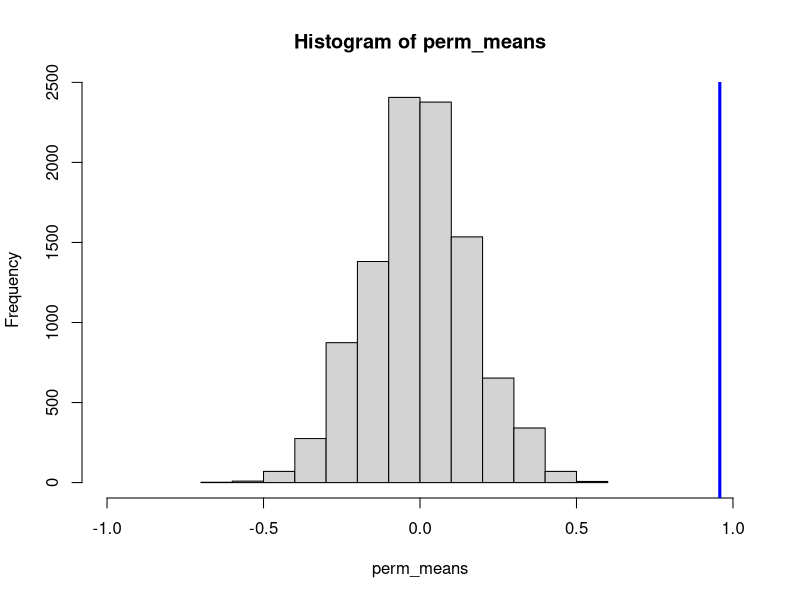
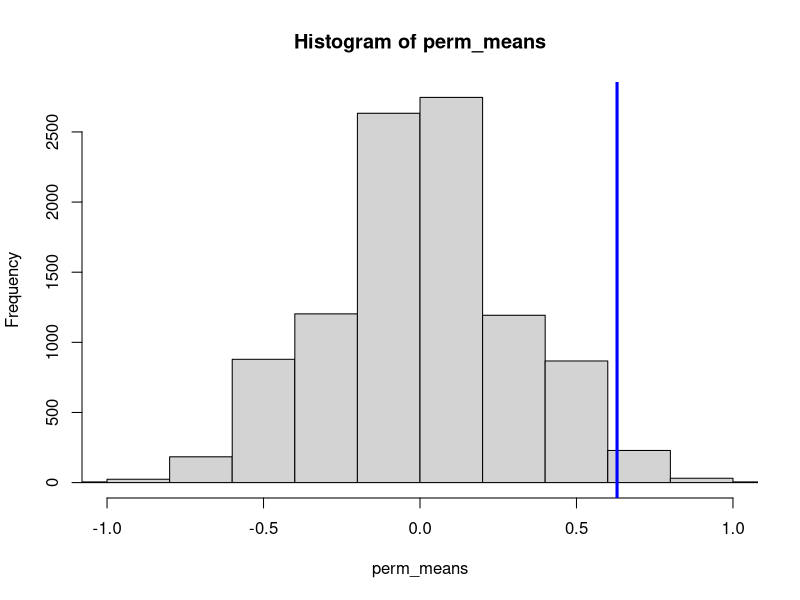
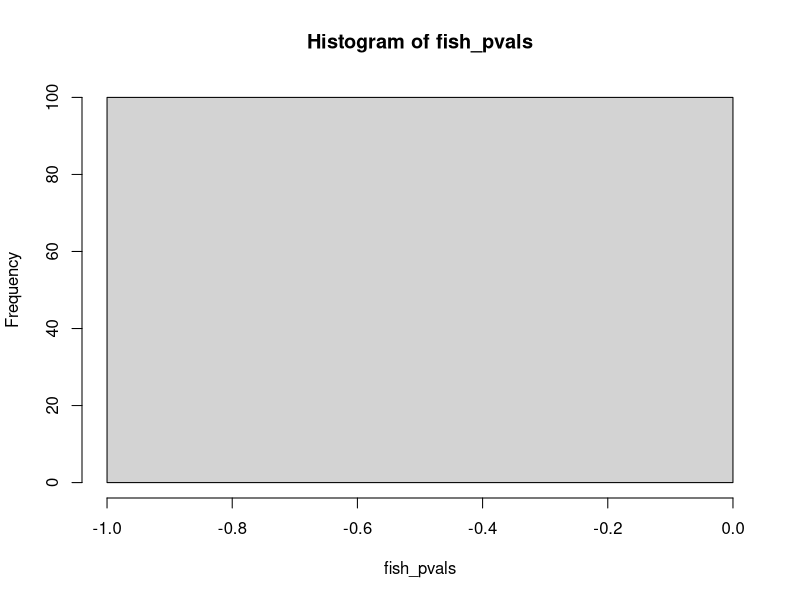
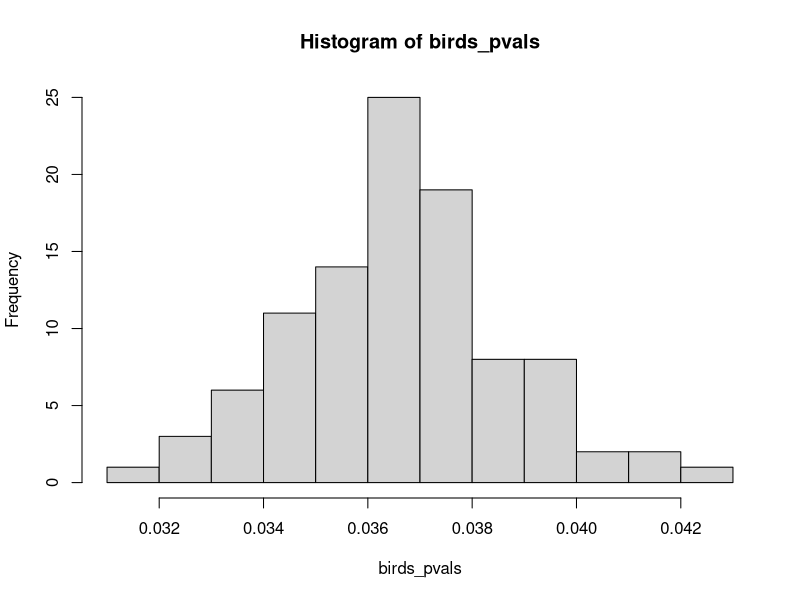
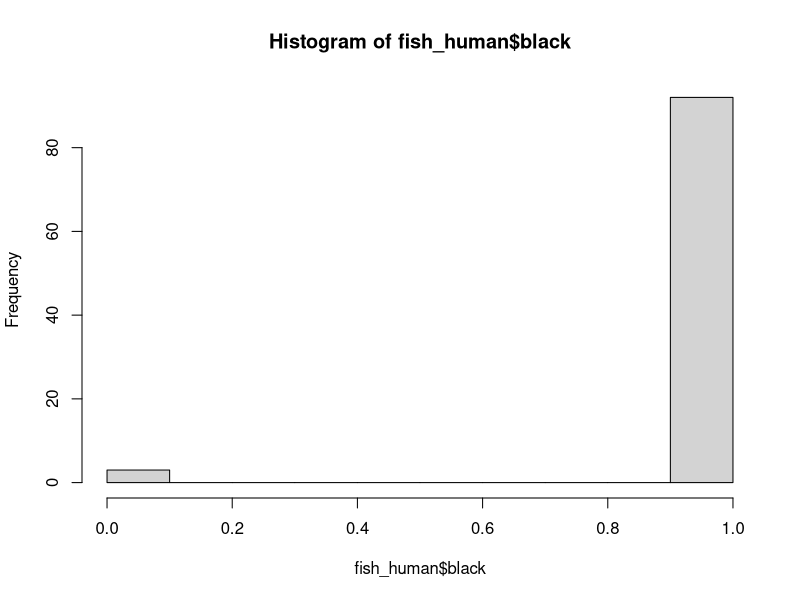
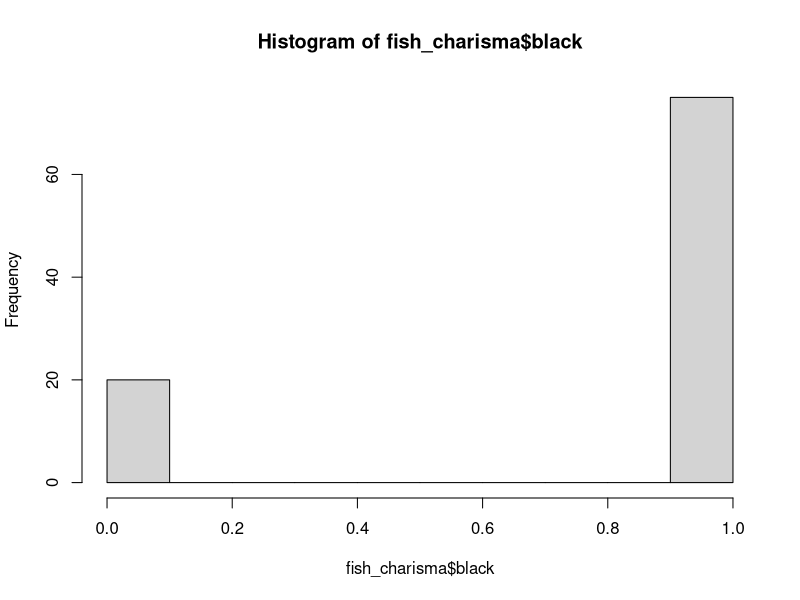
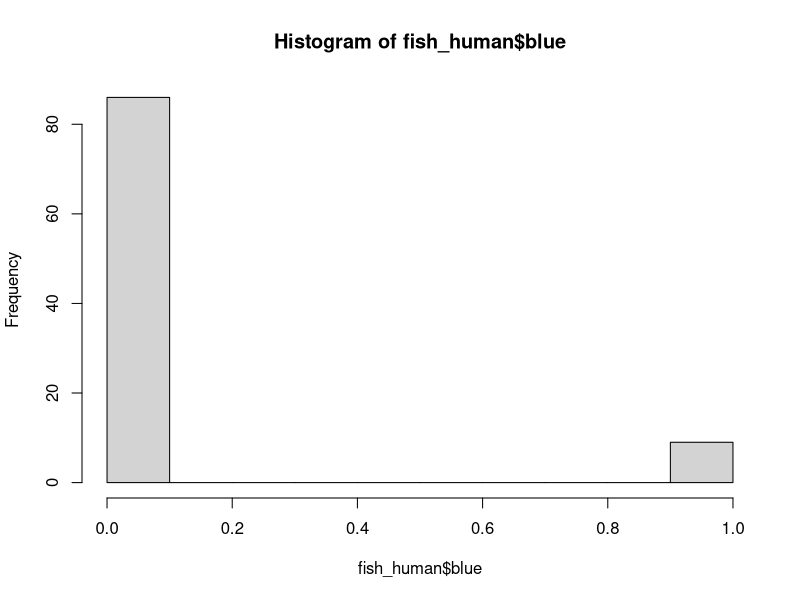
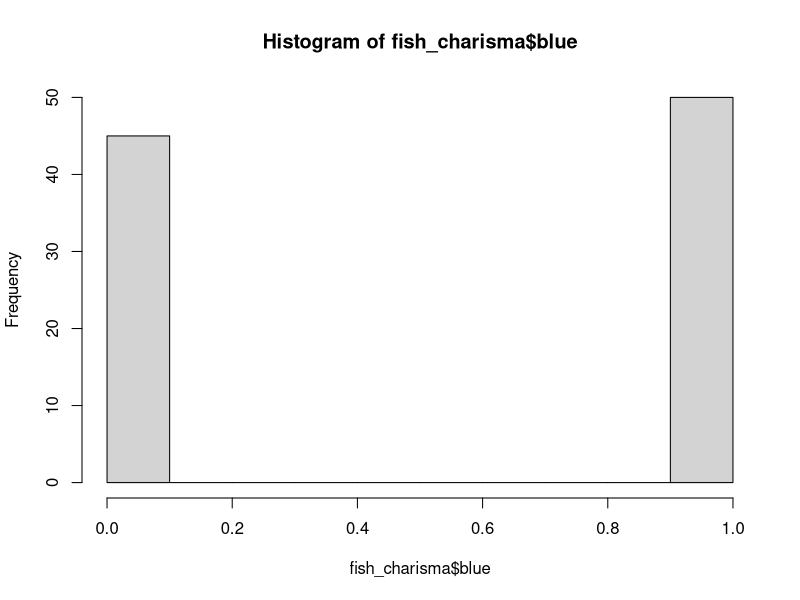

Reproduce these figures in R, in order.
## setup
wd <- "~/Dropbox/School/UCLA MS Biology/Coursework/EEB C202/eeb_c202_final_project"
setwd(wd)

library(tidyverse)

## load in data
fish <- read.csv("datasets/chaets_all_cleaned.csv", header = T, sep = ",")
birds <- read.csv("datasets/tanager_all_cleaned.csv", header = T, sep = ",")

glimpse(fish)
glimpse(birds)

## fish
fish_human <- subset(fish, method == "human")
fish_charisma <- subset(fish, method == "charisma")

birds_human <- subset(birds, method == "human")
birds_charisma <- subset(birds, method == "charisma")

## permutation test (fish: human vs. charisma)
fish_observed_human_k <- mean(fish_human$k)
fish_observed_human_k
fish_observed_charisma_k <- mean(fish_charisma$k)
fish_observed_charisma_k
fish_observed_k <- fish_observed_human_k - fish_observed_charisma_k
fish_observed_k

iter <- 10000
perm_means <- rep(NA, iter)
for(ii in 1:iter) {
  shuffled_data <- sample(fish$method)
  perm_diff <- mean(fish$k[shuffled_data == "human"]) - mean(fish$k[shuffled_data == "charisma"])
  perm_means[ii] <- perm_diff
}
hist(perm_means, xlim = c(-1,1))
abline(v = fish_observed_k, lwd = 3, col = "blue")

#two-tailed test
p_two <- (sum(perm_means>=abs(fish_observed_k))+sum(perm_means<(-abs(fish_observed_k)))) / iter
p_two


## birds
birds_observed_human_k <- mean(birds_human$k)
birds_observed_human_k
birds_observed_charisma_k <- mean(birds_charisma$k)
birds_observed_charisma_k
birds_observed_k <- birds_observed_human_k - birds_observed_charisma_k
birds_observed_k

iter <- 10000
perm_means <- rep(NA, iter)
for(ii in 1:iter) {
  shuffled_data <- sample(birds$method)
  perm_diff <- mean(birds$k[shuffled_data == "human"]) - mean(birds$k[shuffled_data == "charisma"])
  perm_means[ii] <- perm_diff
}

hist(perm_means, xlim = c(-1,1))
abline(v = birds_observed_k, lwd = 3, col = "blue")

#two-tailed test
p_two <- (sum(perm_means>=abs(birds_observed_k))+sum(perm_means<(-abs(birds_observed_k)))) / iter
p_two

run_perm_t.test <- function(human, charisma, alldata, iter = 10000) {
  obs_mean_human_k <- mean(human$k)
  obs_mean_charisma_k <- mean(charisma$k)
  obs_mean_diff_k <- obs_mean_human_k - obs_mean_charisma_k
  
  perm_means <- rep(NA, iter)
  for(ii in 1:iter) {
    shuffled_data <- sample(alldata$method)
    perm_diff <- mean(alldata$k[shuffled_data == "human"]) - mean(alldata$k[shuffled_data == "charisma"])
    perm_means[ii] <- perm_diff
  }
  #two-tailed test
  p_two <- (sum(perm_means >= abs(obs_mean_diff_k)) + sum(perm_means < (-abs(obs_mean_diff_k)))) / iter
  return(p_two)
}

fish_pvals <- rep(NA, 100)
for(ii in 1:length(fish_pvals)) {
  print(paste0(ii, " of 100"))
  fish_pvals[ii] <- run_perm_t.test(fish_human, fish_charisma, fish)  
}
hist(fish_pvals)
mean(fish_pvals) #p <.01


birds_pvals <- rep(NA, 100)
for(ii in 1:length(birds_pvals)) {
  print(paste0(ii, " of 100"))
  birds_pvals[ii] <- run_perm_t.test(birds_human, birds_charisma, birds)  
}
hist(birds_pvals)
mean(birds_pvals) # p < .05
quantile(birds_pvals, .025)
quantile(birds_pvals, .975)



### distribution of colors
hist(fish_human$black)
hist(fish_charisma$black)
t.test(fish_human$black, fish_charisma$black, paired = T)

hist(fish_human$blue)
hist(fish_charisma$blue)
t.test(fish_human$blue, fish_charisma$blue, paired = T)

hist(fish_human$brown)
hist(fish_charisma$brown)

hist(fish_human$green)
hist(fish_charisma$green)

hist(fish_human$grey)
hist(fish_charisma$grey)

hist(fish_human$orange)
hist(fish_charisma$orange)

hist(fish_human$purple)
hist(fish_charisma$purple)

hist(fish_human$red)
hist(fish_charisma$red)

hist(fish_human$white)
hist(fish_charisma$white)

hist(fish_human$yellow)
hist(fish_charisma$yellow)


hist(birds_human$black)
hist(birds_charisma$black)

hist(birds_human$blue)
hist(birds_charisma$blue)

hist(birds_human$brown)
hist(birds_charisma$brown)

hist(birds_human$green)
hist(birds_charisma$green)

hist(birds_human$grey)
hist(birds_charisma$grey)

hist(birds_human$orange)
hist(birds_charisma$orange)

hist(birds_human$purple)
hist(birds_charisma$purple)

hist(birds_human$red)
hist(birds_charisma$red)

hist(birds_human$white)
hist(birds_charisma$white)

hist(birds_human$yellow)
hist(birds_charisma$yellow)











